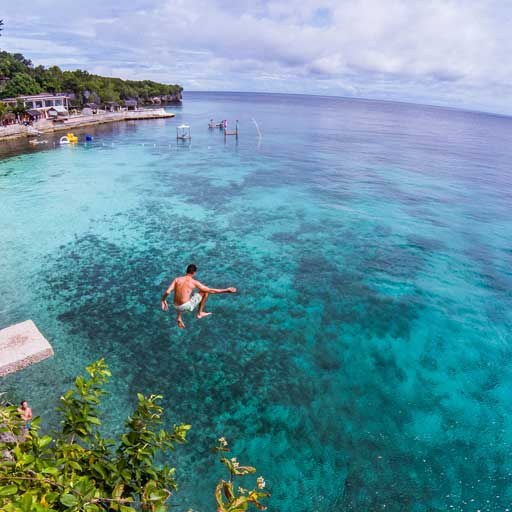
#> input picture 1.jpg, 512 x 512 px; its folder holds 4 pictures in this run
$ python image_attacks_affine_transformation.py
#> lines starting #> are read from the running program, lines starting #| are printed output that depends on the picture
import cv2
import glob
import os
import numpy as np

# Get images
imgs = glob.glob('*.jpg')
print(f"Found {len(imgs)} images.")

### AFFINE TRANSFORMATION ###
### AFFINE TRANSFORMATION ###
### AFFINE TRANSFORMATION ###
### AFFINE TRANSFORMATION ###

point_1_a = [50,50]                                                                     # Defining points
point_1_b = [200,50]                                                                    # nn original
point_1_c = [50,200]                                                                    # image

point_2_a = [10,100]                                                                    # Defining points
point_2_b = [200,50]                                                                    # on transformed
point_2_c = [100,250]                                                                   # image
print(f"Transforming from {point_1_a}, {point_1_b}, {point_1_c} to {point_2_a}, {point_2_b}, {point_2_c}.")

affine_folder = 'affine_transformation'                                                 # Creating folder for transformed images
if not os.path.exists(affine_folder):
    os.makedirs(affine_folder)

# Iterate through resizing and saving
for img in imgs:
    pic = cv2.imread(img, cv2.IMREAD_UNCHANGED)                                         # Loads image as such including alpha channel
#> pic is the input picture: shape (512, 512, 3); mean B, G, R 157.7, 144.7, 97.9
    rows, cols, ch = pic.shape
#> rows = 512; cols = 512; ch = 3
    pts1 = np.float32([point_1_a, point_1_b, point_1_c])                                # Compiling original points into single array
    pts2 = np.float32([point_2_a, point_2_b, point_2_c])                                # Compiling transformed points into single array
    M = cv2.getAffineTransform(pts1, pts2)
    dst = cv2.warpAffine(pic, M, (cols,rows))
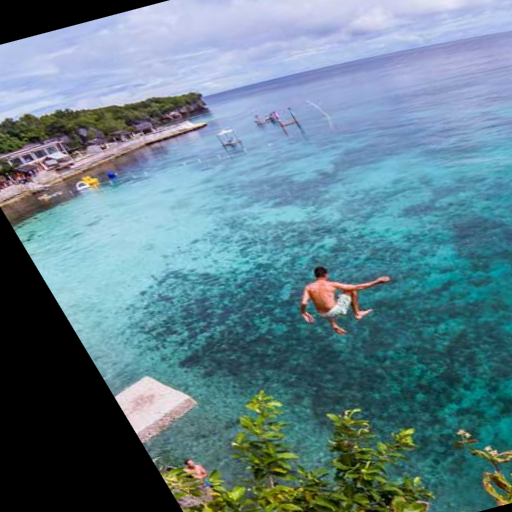
#> dst: shape (512, 512, 3); mean B, G, R 139.7, 128.2, 96.1
    cv2.imwrite(affine_folder + '/' + 'affine_transformation' + '-' + img, dst)         # Saving and naming image
#> pass 2 of the loop `for img in imgs:`:
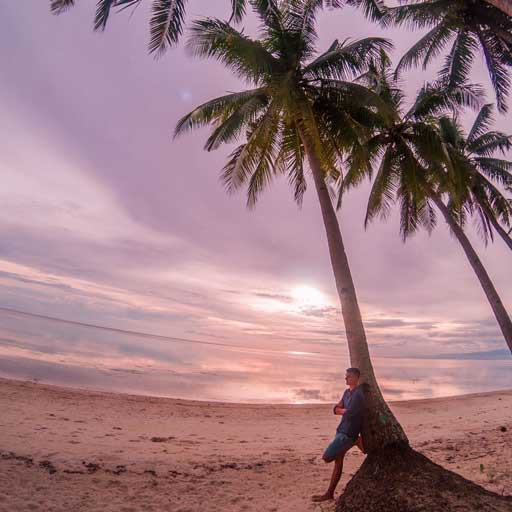
#> input picture 2.jpg, 512 x 512 px
#> pic is the input picture: shape (512, 512, 3); mean B, G, R 128.8, 121.5, 156.2
#> `dst = cv2.warpAffine(pic, M, (cols,rows))`:
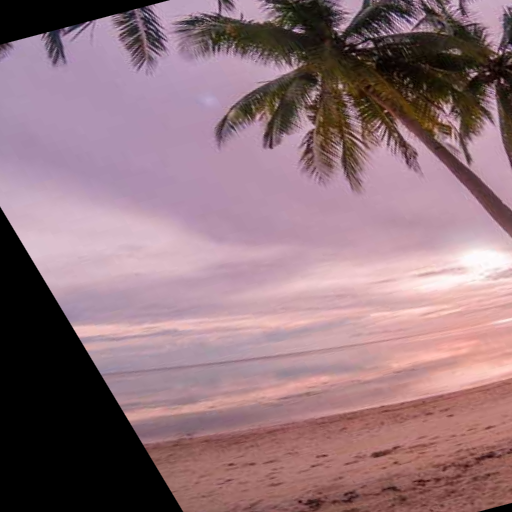
#> dst: shape (512, 512, 3); mean B, G, R 123.7, 115.7, 146.1
#> pass 3 of the loop `for img in imgs:`:
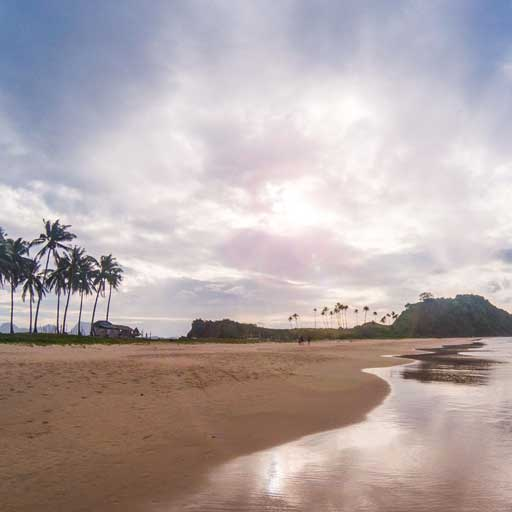
#> input picture 3.jpg, 512 x 512 px
#> pic is the input picture: shape (512, 512, 3); mean B, G, R 168.3, 167.6, 179.7
#> `dst = cv2.warpAffine(pic, M, (cols,rows))`:
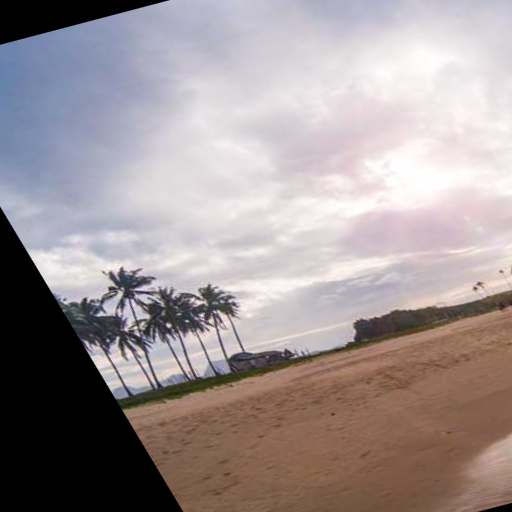
#> dst: shape (512, 512, 3); mean B, G, R 149.6, 148.8, 159.1
#> the loop made 4 passes; the first 3 are shown

print("Done with affine transformation!")
